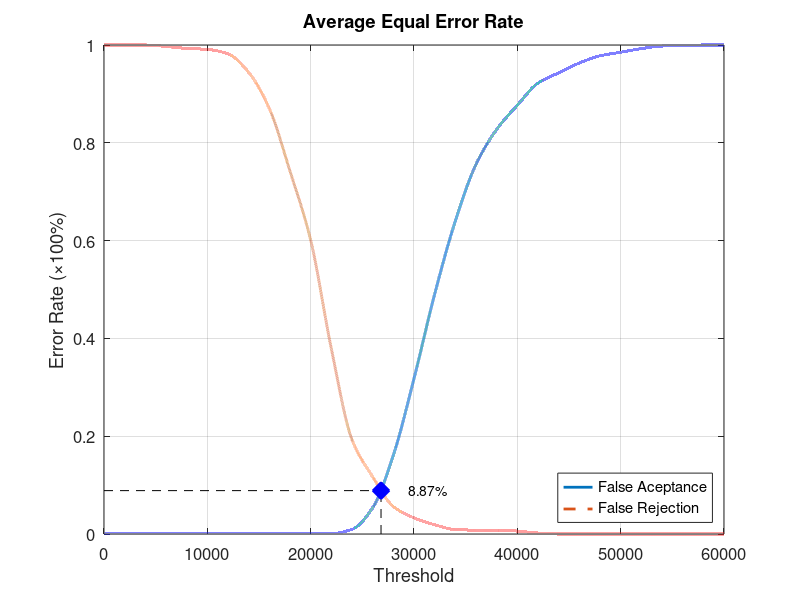
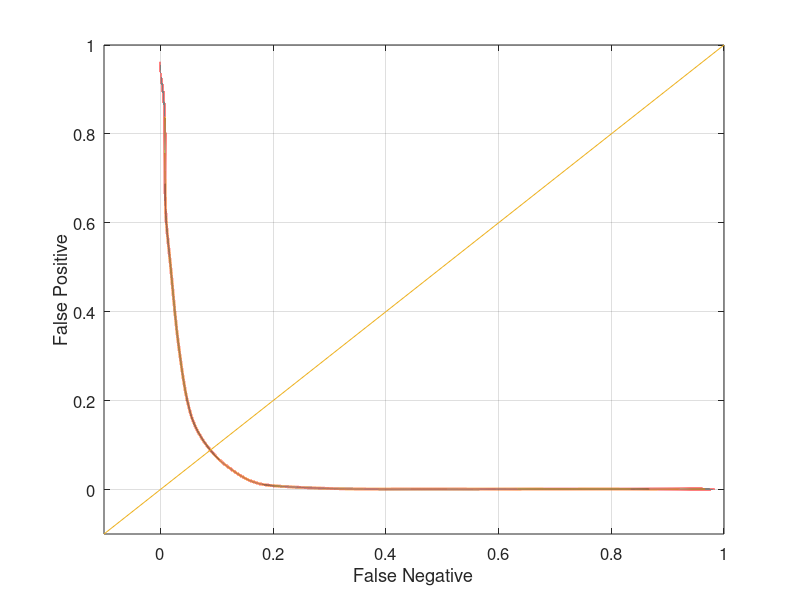

The MATLAB script that drew these images, in order:
function yEER = Database4Average
close all;
clear;
clc;
x = 0:2000:60000;
xq = 0:0.5:60000;

y0 = [0 0.00105263 0.00105263 0.00105263 0.00105263 0.00105263 0.00105263 0.00105263 0.00105263 0.00105263 0.00105263 0.00105263 0.00947368 0.0536842 0.161053 0.317895 0.490526 0.64 0.755789 0.827368 0.876842 0.922105 0.943158 0.963158 0.977895 0.985263 0.992632 0.997895 0.998947 1 1];
yy0 = interp1(x, y0, xq, 'pchip');
y1 = [1 1 1 0.997 0.993 0.991 0.982 0.944 0.87 0.742 0.601 0.379 0.193 0.117 0.056 0.033 0.019 0.009 0.008 0.008 0.006 0.002 0 0 0 0 0 0 0 0 0];
yy1 = interp1(x, y1, xq, 'pchip');

% Calculating EER: 
y2 = abs(y0 - y1);
find(y2 == min(y2))
yy2 = abs(yy0 - yy1);
xEER = find(yy2 == min(yy2));
xEERIndex = xq(xEER) % X-axis EER
yEER = yy0(xEER) % Y-axis EER

main = figure
plot(xq, yy0,'-','LineWidth', 2);	hold on
plot(xq, yy1,'--','LineWidth', 2);	hold on
plot([xEERIndex xEERIndex], [0 yEER], 'k--');	hold on
plot([0 xEERIndex], [yEER yEER], 'k--');	hold on
plot(xEERIndex, yEER, 'bx', 'LineWidth', 10);	hold on
text(xEERIndex + 10 * xEERIndex / 100, yEER, [num2str(round((10000 * yEER)) / 100) '%'])
legend('False Aceptance', 'False Rejection', 'Location', 'SouthEast')
xlabel('Threshold')
ylabel('Error Rate (\times100%)')
title('Average Equal Error Rate')
set(gca, 'FontSize', 12)
axis([0 60000 0 1])
grid on

print(main, 'Database4AverageMain', '-dpng');
FNRxFPR = figure('Color', [1 1 1]);
plot(yy1, yy0, '-', yy1, yy0, 'LineWidth', 2);
hold on
y = -0.1:0.1:1
plot(y, y); 
set(gca, 'FontSize', 12)
xlabel('False Negative')
ylabel('False Positive')
axis([-0.1 1 -0.1 1])
set(gca, 'FontSize', 12)
grid on

print(FNRxFPR, 'Database4AverageFNRxFPR','-dpng');
end
